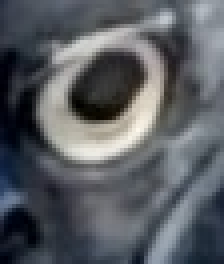
#> input picture model/dataset/segar/1344415.jpeg, 56 x 66 px (shown 4 times larger)
$ python -i app_prediksi.py   (imports and definitions only)   (older library calls are emulated)
#> lines starting #> are read from the running program, lines starting #| are printed output that depends on the picture
import cv2
import joblib
import numpy as np
import tkinter as tk
import pandas as pd
from tkinter import filedialog, messagebox
from PIL import Image, ImageTk
from skimage.feature import graycomatrix, graycoprops

MODEL_PATH = "model_random_forest_ikan.pkl"

FEATURE_COLUMNS = [
    "R",
    "G",
    "B",
    "H",
    "S",
    "V",
    "contrast",
    "correlation",
    "energy",
    "homogeneity"
]

# [1 line not run here, left out]


def ekstraksi_fitur(image_path):
#> called with image_path = 'dataset/segar/1344415.jpeg'
    img = cv2.imread(image_path)
#> img is the input picture: shape (66, 56, 3); mean B, G, R 98.4, 93.2, 89.5

    if img is None:
        raise ValueError("Gambar tidak dapat dibaca.")

    # Pre-processing
    img = cv2.resize(img, (224, 224))
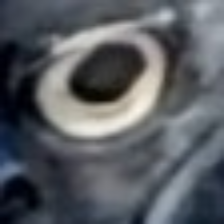
#> img: shape (224, 224, 3); mean B, G, R 98.2, 93, 89.4
    img_blur = cv2.GaussianBlur(img, (5, 5), 0)

    # Ekstraksi fitur RGB
    mean_b = np.mean(img_blur[:, :, 0])
#> mean_b = 98.25
    mean_g = np.mean(img_blur[:, :, 1])
#> mean_g = 93.05
    mean_r = np.mean(img_blur[:, :, 2])
#> mean_r = 89.42

    # Ekstraksi fitur HSV
    hsv = cv2.cvtColor(img_blur, cv2.COLOR_BGR2HSV)
#> hsv: shape (224, 224, 3); mean H, S, V 92.4, 47.7, 100.3
    mean_h = np.mean(hsv[:, :, 0])
#> mean_h = 92.39
    mean_s = np.mean(hsv[:, :, 1])
#> mean_s = 47.69
    mean_v = np.mean(hsv[:, :, 2])
#> mean_v = 100.3

    # Ekstraksi fitur tekstur GLCM
    gray = cv2.cvtColor(img_blur, cv2.COLOR_BGR2GRAY)

    glcm = graycomatrix(
        gray,
        distances=[1],
        angles=[0],
        levels=256,
        symmetric=True,
        normed=True
    )

    contrast = graycoprops(glcm, "contrast")[0, 0]
#> contrast = 13.79
    correlation = graycoprops(glcm, "correlation")[0, 0]
#> correlation = 0.997
    energy = graycoprops(glcm, "energy")[0, 0]
#> energy = 0.027
    homogeneity = graycoprops(glcm, "homogeneity")[0, 0]
#> homogeneity = 0.401

    fitur = pd.DataFrame([[
        mean_r,
        mean_g,
        mean_b,
        mean_h,
        mean_s,
        mean_v,
        contrast,
        correlation,
        energy,
        homogeneity
    ]], columns=FEATURE_COLUMNS)
#> fitur = table of 1 rows and 10 columns

    return fitur


# [52 lines left out: function pilih_gambar, not called in this run]


# [5 lines not run here, left out]

# [7 lines that did not run here, left out]
# [1 line not run here, left out]

# [7 lines that did not run here, left out]
# [1 line not run here, left out]

# [8 lines that did not run here, left out]
# [2 lines not run here, left out]

# [7 lines that did not run here, left out]
# [1 line not run here, left out]

# [14 lines that did not run here, left out]
# [1 line not run here, left out]

# [7 lines that did not run here, left out]
# [1 line not run here, left out]

# [7 lines that did not run here, left out]
# [1 line not run here, left out]

# [7 lines that did not run here, left out]
# [1 line not run here, left out]

# [7 lines that did not run here, left out]
# [3 lines not run here, left out]

>>> result = ekstraksi_fitur('dataset/segar/1344415.jpeg')
#> result = table of 1 rows and 10 columns

$ run again, on model/dataset/segar/19255.jpg - Copy (19).jpeg
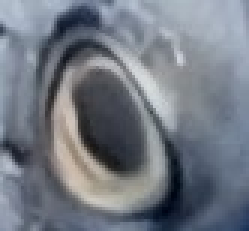
#> input picture model/dataset/segar/19255.jpg - Copy (19).jpeg, 83 x 77 px (shown 3 times larger)
#> in ekstraksi_fitur, img is the input picture: shape (77, 83, 3); mean B, G, R 131.1, 121.2, 115.1
#> in ekstraksi_fitur, `img = cv2.resize(img, (224, 224))`:
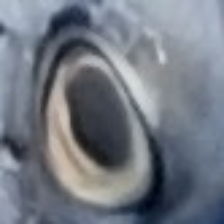
#> img: shape (224, 224, 3); mean B, G, R 131, 121.1, 115
#> mean_b = 131
#> mean_g = 121.1
#> mean_r = 115
#> hsv: shape (224, 224, 3); mean H, S, V 99.6, 41.7, 132.6
#> mean_h = 99.59
#> mean_s = 41.67
#> mean_v = 132.6
#> in ekstraksi_fitur, `gray = cv2.cvtColor(img_blur, cv2.COLOR_BGR2GRAY)`:
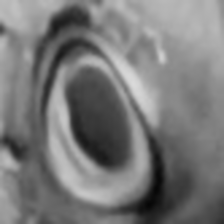
#> gray: shape (224, 224); min 6, max 218, mean 120.4
#> contrast = 20.76
#> correlation = 0.994
#> energy = 0.0273
#> homogeneity = 0.389
#> fitur = table of 1 rows and 10 columns

$ run again, on model/dataset/segar/19256-1(19).jpg
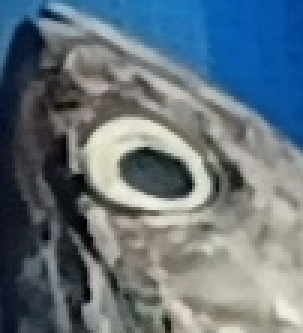
#> input picture model/dataset/segar/19256-1(19).jpg, 101 x 111 px (shown 3 times larger)
#> in ekstraksi_fitur, img is the input picture: shape (111, 101, 3); mean B, G, R 124.4, 114.9, 100.4
#> in ekstraksi_fitur, `img = cv2.resize(img, (224, 224))`:
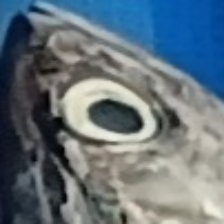
#> img: shape (224, 224, 3); mean B, G, R 124.2, 114.8, 100.2
#> mean_b = 124.2
#> mean_g = 114.8
#> mean_r = 100.2
#> hsv: shape (224, 224, 3); mean H, S, V 66.1, 69.9, 130.4
#> mean_h = 66.08
#> mean_s = 69.88
#> mean_v = 130.4
#> in ekstraksi_fitur, `gray = cv2.cvtColor(img_blur, cv2.COLOR_BGR2GRAY)`:
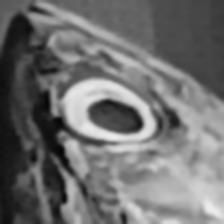
#> gray: shape (224, 224); min 4, max 236, mean 111.5
#> contrast = 36.61
#> correlation = 0.994
#> energy = 0.0264
#> homogeneity = 0.349
#> fitur = table of 1 rows and 10 columns

$ run again, on model/dataset/segar/IMG20260613102000.jpg
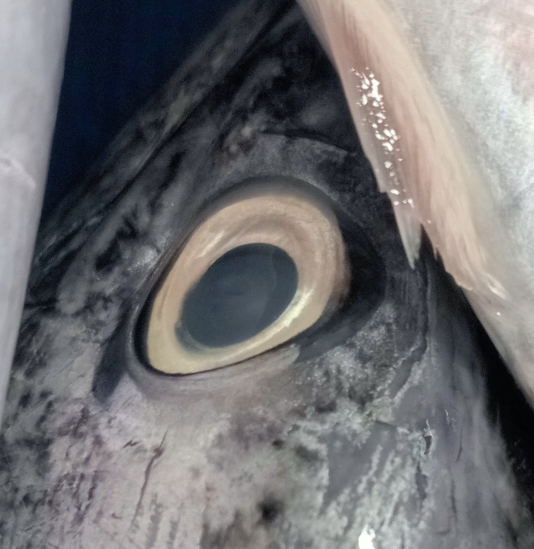
#> input picture model/dataset/segar/IMG20260613102000.jpg, 1068 x 1097 px (shown at 1/2 size)
#> in ekstraksi_fitur, img is the input picture: shape (1097, 1068, 3); mean B, G, R 112.8, 111, 111.7
#> img: shape (224, 224, 3)
#> in ekstraksi_fitur, `img_blur = cv2.GaussianBlur(img, (5, 5), 0)`:
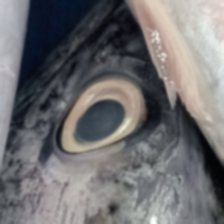
#> img_blur: shape (224, 224, 3); mean B, G, R 112.6, 110.9, 111.6
#> mean_b = 112.6
#> mean_g = 110.9
#> mean_r = 111.6
#> hsv: shape (224, 224, 3); mean H, S, V 81.4, 39.3, 118.2
#> mean_h = 81.35
#> mean_s = 39.29
#> mean_v = 118.2
#> in ekstraksi_fitur, `gray = cv2.cvtColor(img_blur, cv2.COLOR_BGR2GRAY)`:
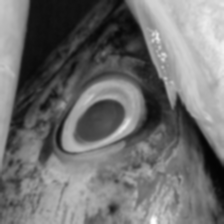
#> gray: shape (224, 224); min 4, max 254, mean 111.3
#> contrast = 52.76
#> correlation = 0.993
#> energy = 0.0213
#> homogeneity = 0.268
#> fitur = table of 1 rows and 10 columns
